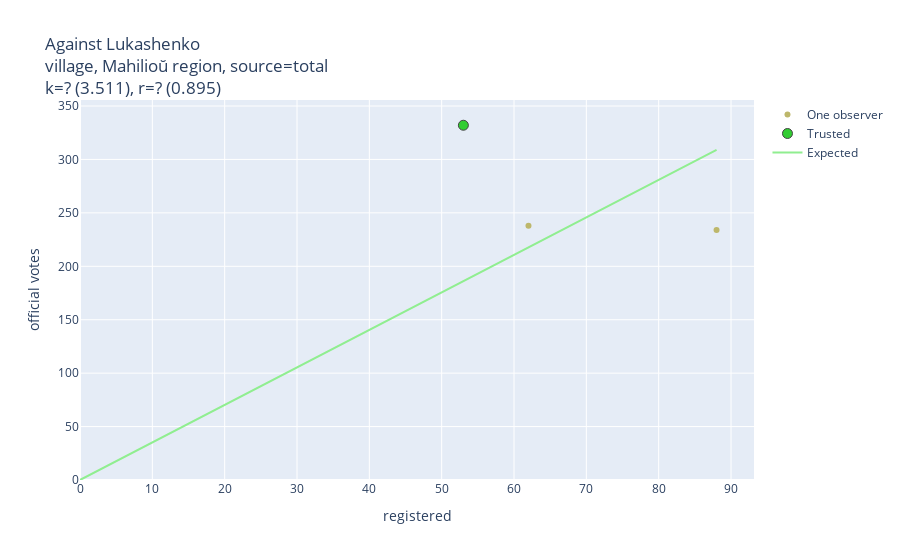

This figure's notebook cell:
### Code cell
protest_chart('village', 6)

### Figure 1 — Plotly figure (JSON) as saved in the notebook; plotly's stock layout.template omitted (floating-point values rounded to 4 significant figures)
{"data": [{"marker": {"color": "red"}, "mode": "markers", "name": "Violation reported", "text": [], "type": "scatter", "x": [], "y": []}, {"marker": {"color": "orange"}, "mode": "markers", "name": "No observers", "text": [], "type": "scatter", "x": [], "y": []}, {"marker": {"color": "darkkhaki"}, "mode": "markers", "name": "One observer", "text": ["06-121-0006", "06-135-0020"], "type": "scatter", "x": [62, 88], "y": [238, 234]}, {"marker": {"color": "violet"}, "mode": "markers", "name": "High turnout", "text": [], "type": "scatter", "x": [], "y": []}, {"marker": {"color": "grey"}, "mode": "markers", "name": "Mess in official data", "text": [], "type": "scatter", "x": [], "y": []}, {"marker": {"color": "blue"}, "mode": "markers", "name": "Trusted outlier", "text": [], "type": "scatter", "x": [], "y": []}, {"marker": {"color": "limegreen", "line": {"width": 1}, "size": 10}, "mode": "markers", "name": "Trusted", "text": ["06-146-0008"], "type": "scatter", "x": [53], "y": [332]}, {"line": {"color": "lightgreen"}, "mode": "lines", "name": "Expected", "text": ["06-121-0006", "06-135-0020", "06-146-0008"], "type": "scatter", "x": [0, 62, 88, 53], "y": [0, 217.7, 309.0, 186.1]}], "layout": {"title": {"text": "Against Lukashenko<br>village, Mahilioŭ region, source=total<br>k=? (3.511), r=? (0.895)"}, "xaxis": {"rangemode": "tozero", "title": {"text": "registered"}}, "yaxis": {"rangemode": "tozero", "title": {"text": "official votes"}}}}
